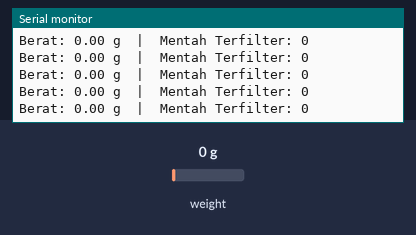
Recording of a sketch running on a simulated Arduino Uno, built with avr-gcc and run on an emulated ATmega328P. Shown: the last lines printed to the serial monitor. Inputs (shaded band) come from the test bench; at power-on: weight on the scale 0 g.

Above: at 6.2 s.
6.3 s: weight on the scale set to 100 g
At 6.33 s:
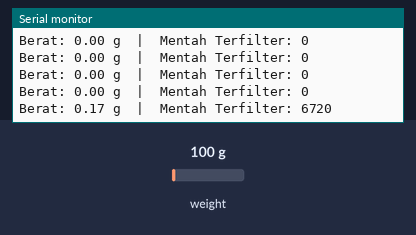
7.8 s: weight on the scale set to 1250 g
At 15.19 s:
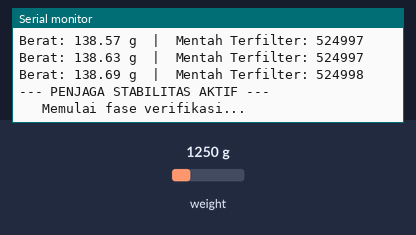
Timing chart, 0 to 15.3 s (numbered marks = the images above; inputs shaded):
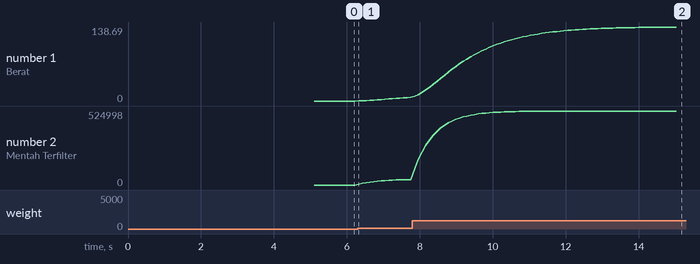

The sketch:

Sistem_Penjaga_Sabar_Final.ino
```cpp
#include "HX711.h"

HX711 scale;

// --- Kelas Filter EMA (tidak berubah) ---
class EMAFilter {
private:
  float alpha, last_ema;
  bool has_run;
public:
  EMAFilter(float a)
    : alpha(a), last_ema(0.0f), has_run(false) {}
  float filter(float val) {
    if (!has_run) {
      last_ema = val;
      has_run = true;
    }
    last_ema = (alpha * val) + ((1.0 - alpha) * last_ema);
    return last_ema;
  }
};

// --- Parameter & Variabel Sistem ---
EMAFilter raw_filter(0.16);
EMAFilter weight_filter(0.08);

// Tabel kalibrasi asli Anda
const int JUMLAH_TITIK_KALIBRASI = 8;
float calibration_weights[JUMLAH_TITIK_KALIBRASI] = { 0.0, 1.55, 3.10, 7.75, 15.50, 23.25, 31.00, 38.75 };
long calibration_raw_values[JUMLAH_TITIK_KALIBRASI] = { 297285, 301713, 307905, 324348, 346881, 376932, 407826, 437476 };

// --- Logika Penjaga Stabilitas ---
float anchor_filtered_raw;
const unsigned long DRIFT_CHECK_INTERVAL_MS = 10000;
const long STABILITY_THRESHOLD_RAW = 3000;
unsigned long last_drift_check_time = 0;

// [LOGIKA BARU] Parameter untuk fase verifikasi
const int VERIFICATION_SAMPLES = 10;
const long VERIFICATION_TOLERANCE_RAW = 500;  // Toleransi getaran maksimum saat verifikasi

// --- Fungsi Interpolasi (tidak berubah) ---
float interpolate(long raw_value) {
  if (raw_value <= calibration_raw_values[0]) {
    long x1 = calibration_raw_values[0];
    float y1 = calibration_weights[0];
    long x2 = calibration_raw_values[1];
    float y2 = calibration_weights[1];
    return y1 + ((float)(raw_value - x1) * (y2 - y1)) / (float)(x2 - x1);
  }
  if (raw_value >= calibration_raw_values[JUMLAH_TITIK_KALIBRASI - 1]) {
    long x1 = calibration_raw_values[JUMLAH_TITIK_KALIBRASI - 2];
    float y1 = calibration_weights[JUMLAH_TITIK_KALIBRASI - 2];
    long x2 = calibration_raw_values[JUMLAH_TITIK_KALIBRASI - 1];
    float y2 = calibration_weights[JUMLAH_TITIK_KALIBRASI - 1];
    return y2 + ((float)(raw_value - x2) * (y2 - y1)) / (float)(x2 - x1);
  }
  int i = 0;
  while (raw_value > calibration_raw_values[i + 1]) i++;
  long x1 = calibration_raw_values[i];
  float y1 = calibration_weights[i];
  long x2 = calibration_raw_values[i + 1];
  float y2 = calibration_weights[i + 1];
  return y1 + ((float)(raw_value - x1) * (y2 - y1)) / (float)(x2 - x1);
}

void setup() {
  Serial.begin(115200);
  Serial.println("Inisialisasi Sistem Penjaga Sabar (Final)...");
  scale.begin(13, 14);

  // Koreksi drift awal
  long original_zero_raw = calibration_raw_values[0];
  long current_zero_raw = scale.read_average(30);
  long drift_offset = current_zero_raw - original_zero_raw;
  for (int i = 0; i < JUMLAH_TITIK_KALIBRASI; i++) {
    calibration_raw_values[i] += drift_offset;
  }

  // Inisialisasi filter dan titik jangkar
  anchor_filtered_raw = raw_filter.filter(scale.read_average(20));
  last_drift_check_time = millis();
  Serial.println("Sistem siap.");
}

void loop() {
  long raw_reading = scale.read();
  float filtered_raw = raw_filter.filter(raw_reading);
  float interpolate_weight = interpolate(filtered_raw);
  float accurate_weight = weight_filter.filter(interpolate_weight);

  Serial.print("Berat: ");
  Serial.print(accurate_weight, 2);
  Serial.print(" g  |  Mentah Terfilter: ");
  Serial.println(long(filtered_raw));

  // --- Logika Penjaga Stabilitas ---
  if (millis() - last_drift_check_time > DRIFT_CHECK_INTERVAL_MS) {
    Serial.println("\n--- PENJAGA STABILITAS AKTIF ---");

    // [LOGIKA BARU] Fase Verifikasi Kestabilan
    Serial.println("   Memulai fase verifikasi...");
    long verification_readings[VERIFICATION_SAMPLES];
    for (int i = 0; i < VERIFICATION_SAMPLES; i++) {
      verification_readings[i] = raw_filter.filter(scale.read());
      delay(100);  // Total waktu verifikasi ~1 detik
    }

    long min_val = verification_readings[0];
    long max_val = verification_readings[0];
    for (int i = 1; i < VERIFICATION_SAMPLES; i++) {
      if (verification_readings[i] < min_val) min_val = verification_readings[i];
      if (verification_readings[i] > max_val) max_val = verification_readings[i];
    }

    if ((max_val - min_val) < VERIFICATION_TOLERANCE_RAW) {
      // Sistem stabil, aman untuk memeriksa drift
      Serial.println("   --> Verifikasi SUKSES: Sistem stabil.");
      long current_stable_raw = verification_readings[VERIFICATION_SAMPLES - 1];
      long drift_diff = current_stable_raw - anchor_filtered_raw;

      if (abs(drift_diff) < STABILITY_THRESHOLD_RAW) {
        Serial.println("   --> KEPUTUSAN: Drift terdeteksi, melakukan koreksi.");
        for (int i = 0; i < JUMLAH_TITIK_KALIBRASI; i++) {
          calibration_raw_values[i] += drift_diff;
        }
      } else {
        Serial.println("   --> KEPUTUSAN: Perubahan berat signifikan, tidak ada koreksi.");
      }
      anchor_filtered_raw = current_stable_raw;
    } else {
      // Sistem tidak stabil, batalkan pengecekan drift
      Serial.println("   --> Verifikasi GAGAL: Sistem tidak stabil. Melewatkan pengecekan drift.");
      anchor_filtered_raw = verification_readings[VERIFICATION_SAMPLES - 1];
    }

    last_drift_check_time = millis();
    Serial.println("--------------------------------\n");
  }
  delay(1);
}
```

Measured:
- after the input at 6.3 s, the serial monitor: prints a new line at once (image 1)
- after the input at 7.8 s, the serial monitor: prints a new line after 0.06 s (image 2)
- plotted number 1: 0 → 6.7 after the input at 6.3 s, 6.7 → 138.69 after the input at 7.8 s
- plotted number 2: 0 → 38927 after the input at 6.3 s, 38927 → 524998 after the input at 7.8 s
